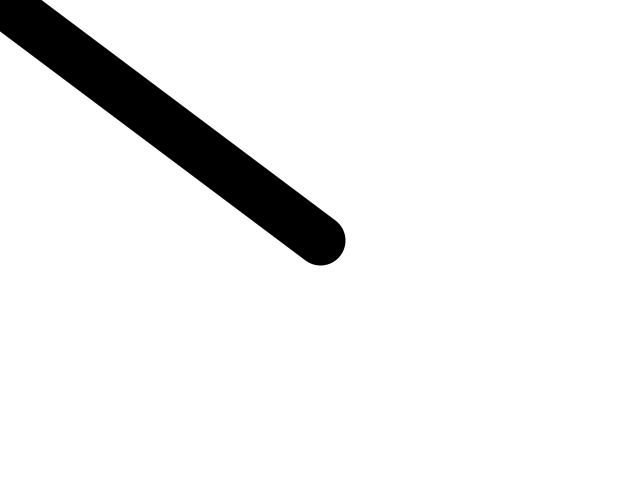
Frame 1 (no input)
Frame 60 (the mouse pressed at the canvas centre just before this capture): identical to frame 1, image omitted
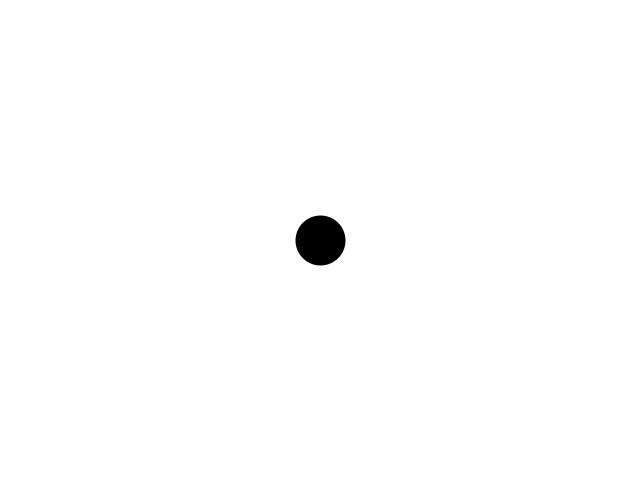
Frame 120 (the mouse held since frame 60 and released just before this capture)

The Processing sketch that drew these frames (run headless with seeded random() and noise(); from frame 60 on, the mouse is pressed at the canvas centre):

// Processing sketch: Vector_2D_component
// ── Vector_2D_component.pde
void settings() {
  size(640, 480);
  smooth(8);
}
void setup() {
  background(255);
}

void draw() {  
  background(255);  
  translate(width/2, height/2);
  PVector mouse = new PVector (mouseX, mouseY);
  PVector center = new PVector (width/2, height/2);
  ////line(center.x, center.y, mouse.x, mouse.y);
  //line(center.x, center.y, center.x, mouse.y);
  //line(center.x, center.y, mouse.x, center.y);
  mouse.sub(center);
  strokeWeight(50);
  line(0, 0, mouse.x, mouse.y);

}
